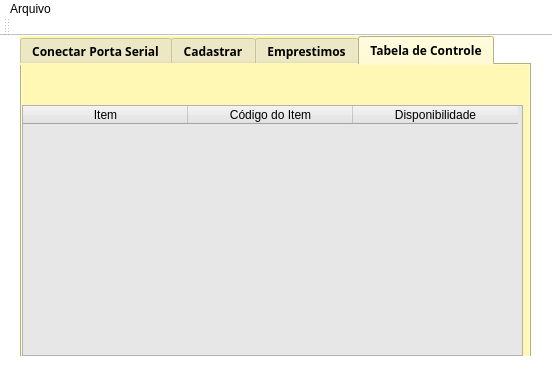
<?xml version="1.0" encoding="UTF-8"?>
<ui version="4.0">
 <class>MainWindow</class>
 <widget class="QMainWindow" name="MainWindow">
  <property name="geometry">
   <rect>
    <x>0</x>
    <y>0</y>
    <width>552</width>
    <height>378</height>
   </rect>
  </property>
  <property name="windowTitle">
   <string>MainWindow</string>
  </property>
  <property name="styleSheet">
   <string notr="true">background-color:#fff;
color :#000</string>
  </property>
  <widget class="QWidget" name="centralWidget">
   <widget class="QTabWidget" name="table">
    <property name="geometry">
     <rect>
      <x>20</x>
      <y>0</y>
      <width>511</width>
      <height>351</height>
     </rect>
    </property>
    <property name="font">
     <font>
      <family>Source Code Pro</family>
      <pointsize>9</pointsize>
      <weight>75</weight>
      <bold>true</bold>
     </font>
    </property>
    <property name="styleSheet">
     <string notr="true">background-color:#fff7b3;
color :#000</string>
    </property>
    <property name="currentIndex">
     <number>3</number>
    </property>
    <widget class="QWidget" name="widget">
     <attribute name="title">
      <string>Conectar Porta Serial</string>
     </attribute>
     <widget class="QPushButton" name="btn_okPortaSerial">
      <property name="geometry">
       <rect>
        <x>210</x>
        <y>140</y>
        <width>75</width>
        <height>23</height>
       </rect>
      </property>
      <property name="font">
       <font/>
      </property>
      <property name="cursor">
       <cursorShape>PointingHandCursor</cursorShape>
      </property>
      <property name="styleSheet">
       <string notr="true">background-color:#e7e7e7;
color :#000</string>
      </property>
      <property name="text">
       <string>ok</string>
      </property>
     </widget>
     <widget class="QWidget" name="">
      <property name="geometry">
       <rect>
        <x>90</x>
        <y>100</y>
        <width>309</width>
        <height>22</height>
       </rect>
      </property>
      <layout class="QHBoxLayout" name="horizontalLayout">
       <item>
        <widget class="QLabel" name="label">
         <property name="font">
          <font>
           <family>Source Code Pro</family>
           <pointsize>9</pointsize>
           <weight>75</weight>
           <bold>true</bold>
          </font>
         </property>
         <property name="cursor">
          <cursorShape>ArrowCursor</cursorShape>
         </property>
         <property name="text">
          <string>Informe o nome da porta:</string>
         </property>
        </widget>
       </item>
       <item>
        <widget class="QLineEdit" name="le_portaSerial">
         <property name="styleSheet">
          <string notr="true">background-color:#fff;
color :#000</string>
         </property>
        </widget>
       </item>
      </layout>
     </widget>
    </widget>
    <widget class="QWidget" name="tab_2">
     <attribute name="title">
      <string>Cadastrar</string>
     </attribute>
     <widget class="QLabel" name="lbl_leitura">
      <property name="geometry">
       <rect>
        <x>60</x>
        <y>120</y>
        <width>361</width>
        <height>21</height>
       </rect>
      </property>
      <property name="font">
       <font/>
      </property>
      <property name="text">
       <string/>
      </property>
     </widget>
     <widget class="QPushButton" name="Inserir">
      <property name="geometry">
       <rect>
        <x>210</x>
        <y>150</y>
        <width>75</width>
        <height>23</height>
       </rect>
      </property>
      <property name="cursor">
       <cursorShape>PointingHandCursor</cursorShape>
      </property>
      <property name="styleSheet">
       <string notr="true">background-color:#e7e7e7;
color :#000</string>
      </property>
      <property name="text">
       <string>Inserir</string>
      </property>
     </widget>
     <widget class="QWidget" name="">
      <property name="geometry">
       <rect>
        <x>90</x>
        <y>90</y>
        <width>323</width>
        <height>22</height>
       </rect>
      </property>
      <layout class="QHBoxLayout" name="horizontalLayout_4">
       <item>
        <widget class="QLabel" name="lbl_nomeObjeto">
         <property name="font">
          <font>
           <family>Source Code Pro</family>
           <pointsize>9</pointsize>
           <weight>75</weight>
           <bold>true</bold>
          </font>
         </property>
         <property name="text">
          <string>Informe o nome do objeto: </string>
         </property>
        </widget>
       </item>
       <item>
        <widget class="QLineEdit" name="le_nomeObjeto">
         <property name="font">
          <font/>
         </property>
         <property name="styleSheet">
          <string notr="true">background-color:#fff;
color :#000</string>
         </property>
        </widget>
       </item>
      </layout>
     </widget>
    </widget>
    <widget class="QWidget" name="tab_3">
     <attribute name="title">
      <string>Emprestimos</string>
     </attribute>
     <widget class="QTableWidget" name="tabelaEmprestimo">
      <property name="geometry">
       <rect>
        <x>0</x>
        <y>150</y>
        <width>501</width>
        <height>131</height>
       </rect>
      </property>
      <property name="font">
       <font/>
      </property>
      <property name="styleSheet">
       <string notr="true">background-color:#e7e7e7;
color :#000</string>
      </property>
      <attribute name="horizontalHeaderDefaultSectionSize">
       <number>165</number>
      </attribute>
      <column>
       <property name="text">
        <string>Nome</string>
       </property>
      </column>
      <column>
       <property name="text">
        <string>Item</string>
       </property>
      </column>
      <column>
       <property name="text">
        <string>Data do Empréstimo</string>
       </property>
      </column>
     </widget>
     <widget class="QLabel" name="lbl_msgEmprestimo">
      <property name="geometry">
       <rect>
        <x>50</x>
        <y>110</y>
        <width>401</width>
        <height>20</height>
       </rect>
      </property>
      <property name="text">
       <string/>
      </property>
     </widget>
     <widget class="QPushButton" name="btn_emprestimo">
      <property name="geometry">
       <rect>
        <x>210</x>
        <y>80</y>
        <width>101</width>
        <height>23</height>
       </rect>
      </property>
      <property name="cursor">
       <cursorShape>PointingHandCursor</cursorShape>
      </property>
      <property name="styleSheet">
       <string notr="true">background-color:#e7e7e7;
color :#000</string>
      </property>
      <property name="text">
       <string>ok</string>
      </property>
     </widget>
     <widget class="QWidget" name="">
      <property name="geometry">
       <rect>
        <x>40</x>
        <y>10</y>
        <width>441</width>
        <height>52</height>
       </rect>
      </property>
      <layout class="QVBoxLayout" name="verticalLayout">
       <item>
        <layout class="QHBoxLayout" name="horizontalLayout_3">
         <item>
          <widget class="QLabel" name="lbl_nomeEmprestimo">
           <property name="font">
            <font>
             <family>Source Code Pro</family>
             <pointsize>9</pointsize>
             <weight>75</weight>
             <bold>true</bold>
            </font>
           </property>
           <property name="text">
            <string>Nome:</string>
           </property>
          </widget>
         </item>
         <item>
          <spacer name="horizontalSpacer">
           <property name="orientation">
            <enum>Qt::Horizontal</enum>
           </property>
           <property name="sizeHint" stdset="0">
            <size>
             <width>40</width>
             <height>20</height>
            </size>
           </property>
          </spacer>
         </item>
         <item>
          <widget class="QLineEdit" name="le_nomeEmprestimo">
           <property name="styleSheet">
            <string notr="true">background-color:#fff;
color :#000</string>
           </property>
          </widget>
         </item>
        </layout>
       </item>
       <item>
        <layout class="QHBoxLayout" name="horizontalLayout_2">
         <item>
          <widget class="QLabel" name="lbl_dataEmprestimo">
           <property name="font">
            <font>
             <family>Source Code Pro</family>
             <pointsize>9</pointsize>
             <weight>75</weight>
             <bold>true</bold>
            </font>
           </property>
           <property name="text">
            <string>Data do Empréstimo:</string>
           </property>
          </widget>
         </item>
         <item>
          <spacer name="horizontalSpacer_2">
           <property name="orientation">
            <enum>Qt::Horizontal</enum>
           </property>
           <property name="sizeHint" stdset="0">
            <size>
             <width>40</width>
             <height>20</height>
            </size>
           </property>
          </spacer>
         </item>
         <item>
          <widget class="QDateEdit" name="de_emprestimo">
           <property name="styleSheet">
            <string notr="true">background-color:#fff;
color :#000</string>
           </property>
           <property name="dateTime">
            <datetime>
             <hour>0</hour>
             <minute>0</minute>
             <second>0</second>
             <year>2019</year>
             <month>1</month>
             <day>20</day>
            </datetime>
           </property>
           <property name="maximumDateTime">
            <datetime>
             <hour>0</hour>
             <minute>0</minute>
             <second>0</second>
             <year>2030</year>
             <month>12</month>
             <day>31</day>
            </datetime>
           </property>
           <property name="minimumDateTime">
            <datetime>
             <hour>0</hour>
             <minute>0</minute>
             <second>0</second>
             <year>2019</year>
             <month>1</month>
             <day>1</day>
            </datetime>
           </property>
           <property name="date">
            <date>
             <year>2019</year>
             <month>1</month>
             <day>20</day>
            </date>
           </property>
          </widget>
         </item>
        </layout>
       </item>
      </layout>
     </widget>
    </widget>
    <widget class="QWidget" name="tab">
     <attribute name="title">
      <string>Tabela de Controle</string>
     </attribute>
     <widget class="QTableWidget" name="tabela">
      <property name="geometry">
       <rect>
        <x>0</x>
        <y>40</y>
        <width>501</width>
        <height>251</height>
       </rect>
      </property>
      <property name="font">
       <font>
        <family>Source Code Pro</family>
        <weight>75</weight>
        <bold>true</bold>
       </font>
      </property>
      <property name="styleSheet">
       <string notr="true">background-color:#e7e7e7;
color :#000</string>
      </property>
      <attribute name="horizontalHeaderDefaultSectionSize">
       <number>165</number>
      </attribute>
      <column>
       <property name="text">
        <string>Item</string>
       </property>
      </column>
      <column>
       <property name="text">
        <string>Código do Item</string>
       </property>
      </column>
      <column>
       <property name="text">
        <string>Disponibilidade</string>
       </property>
      </column>
     </widget>
    </widget>
   </widget>
  </widget>
  <widget class="QMenuBar" name="menuBar">
   <property name="geometry">
    <rect>
     <x>0</x>
     <y>0</y>
     <width>552</width>
     <height>21</height>
    </rect>
   </property>
   <widget class="QMenu" name="menuArquivo">
    <property name="title">
     <string>Arquivo</string>
    </property>
    <addaction name="separator"/>
    <addaction name="actionSalvar"/>
    <addaction name="actionCarregar"/>
   </widget>
   <addaction name="menuArquivo"/>
  </widget>
  <widget class="QToolBar" name="mainToolBar">
   <attribute name="toolBarArea">
    <enum>TopToolBarArea</enum>
   </attribute>
   <attribute name="toolBarBreak">
    <bool>false</bool>
   </attribute>
  </widget>
  <widget class="QStatusBar" name="statusBar"/>
  <action name="actionNovo_Cadastro">
   <property name="text">
    <string>Novo Cadastro</string>
   </property>
  </action>
  <action name="actionSalvar">
   <property name="text">
    <string>Salvar</string>
   </property>
   <property name="shortcut">
    <string>Ctrl+S</string>
   </property>
  </action>
  <action name="actionCarregar">
   <property name="text">
    <string>Carregar</string>
   </property>
   <property name="shortcut">
    <string>Ctrl+O</string>
   </property>
  </action>
 </widget>
 <layoutdefault spacing="6" margin="11"/>
 <resources/>
 <connections/>
</ui>
